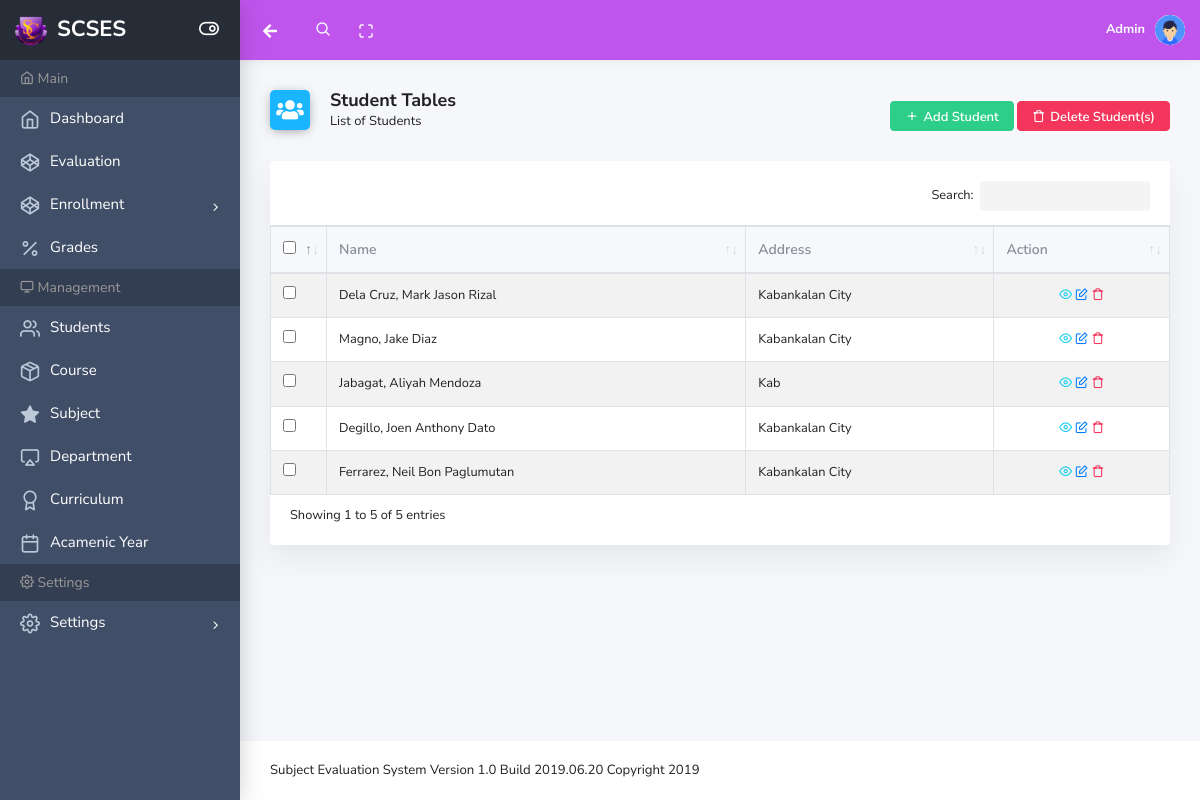
The app's page /app/students.php (signed in) with its own data.
### tables this page shows
CREATE TABLE `users` (
  `user_id` int(11) NOT NULL,
  `user_name` varchar(100) NOT NULL,
  `user_password` varchar(100) NOT NULL,
  `user_type` varchar(100) NOT NULL,
  `date_create` datetime NOT NULL DEFAULT current_timestamp()
);

CREATE TABLE `students` (
  `id` int(11) NOT NULL,
  `first_name` varchar(100) NOT NULL,
  `last_name` varchar(100) NOT NULL,
  `middle_name` varchar(100) NOT NULL,
  `address` text NOT NULL,
  `gender` varchar(20) NOT NULL,
  `dob` varchar(30) NOT NULL,
  `age` int(11) NOT NULL,
  `birth_place` varchar(100) NOT NULL,
  `religion` varchar(50) NOT NULL,
  `civil_status` varchar(50) NOT NULL,
  `nationality` varchar(50) NOT NULL,
  `mobile` varchar(20) NOT NULL,
  `email` varchar(100) NOT NULL,
  `course` int(11) NOT NULL,
  `year` varchar(30) NOT NULL,
  `date_create` datetime NOT NULL DEFAULT current_timestamp()
);

### config/connection.php (called while the page is built, shortened)
<?php
class Connection
{
	private $host="localhost";
	private $user="root";
	private $db="subject_evaluation";
	private $pass="";
	public function __construct(){
	 	$this->conn = new PDO("mysql:host=".$this->host.";dbname=".$this->db,$this->user,$this->pass);
	}
}
?>

### Model/User.php (called while the page is built, shortened)
<?php
require_once '../config/connection.php';
class User extends Connection{
	public function __construct(connection $conn) {
        $this->conn = $conn->conn;
    }
	public function get_user($id){
		$sql = "SELECT * FROM `users` WHERE `user_id` = :id";
		$q = $this->conn->prepare($sql);
		$q->bindParam(':id', $id);
		$q->execute();
		$user = $q->fetch(PDO::FETCH_ASSOC);
		return $user;
	}
}

### Library/Student.php (called while the page is built, shortened)
<?php
require_once '../config/connection.php';
require_once '../Model/Student.php';
$db = new Connection;
$students = new Students($db);
$student_list = $students->list_students();

### Model/Student.php (called while the page is built, shortened)
<?php
require_once '../config/connection.php';
class Students extends Connection{
	public function list_students(){
		$stmt = $this->conn->prepare("SELECT s.*, c.`course_title` FROM `students` as s LEFT JOIN course as c ON s.`course` = c.id");
		$stmt->execute();
		return $stmt;
	}
}

### app/students.php (the view, shortened to what this page needs)
<?php require_once 'layout/main.php'; require_once '../Library/Student.php'; ?>
    <body>
        <div class="wrapper">
           <?php require_once 'layout/header.php'; ?>
            <div class="page-wrap">
                <?php require_once 'layout/sidebar.php'; ?>
                <div class="main-content">
                    <div class="container-fluid">
                        <div class="page-header">
                            <div class="row align-items-end">
                                <div class="col-lg-8">
                                    <div class="page-header-title">
                                        <i class="fa fa-users bg-blue"></i>
                                        <div class="d-inline">
                                            <h5>Student Tables</h5>
                                            <span>List of Students</span>
                                        </div>
                                    </div>
                                </div>
                                <div class="col-lg-4">
                                    <nav class="breadcrumb-container" aria-label="breadcrumb">
                                        <a href="student_add.php" class="btn btn-success"><i class="ik ik-plus"></i>Add Student</a>
                                        <button id="delete" type="button" class="btn btn-danger"><i class="ik ik-trash"></i>Delete Student(s)</button>
                                    </nav>
                                </div>
                            </div>
                        </div>
                        <div class="card">
                            <div class="card-body">
                               <div class="dt-responsive">
                                <form method="post" action="test" id="target">
                                    <table id="scr-vtr-dynamic"
                                                   class="table table-striped table-bordered">
                                        <thead>
                                            <tr>
                                                <th class="nosort" width="10">
                                                        <input type="checkbox" id="selectall" name="check[]">
                                                </th>
                                                <th>Name</th>
                                                <th>Address</th>
                                                <th>Action</th>
                                            </tr>
                                        </thead>
                                        <tbody>
                                            <?php
                                                foreach ($student_list as $student) {
                                            ?>
                                                <tr>
                                                    <td>
                                                            <input type="checkbox" class="select_all_child" id="" name="check[]" value="<?php echo $student['id']; ?>">
                                                    </td>
                                                    <td><?php echo $student['last_name'].', '.$student['first_name'].' '.$student['middle_name']; ?></td>
                                                    <td><?php echo $student['address']; ?></td>
                                                    <td class="text-center">
                                                        <a href="#" data-toggle="modal" data-target="#student_info" data-index="<?php echo $student['id']; ?>"  class="text-info student_info"><i class="ik ik-eye"></i></a>
                                                        <a href="student_edit.php?id=<?php echo $student['id'] ?>" class="text-primary"><i class="ik ik-edit"></i></a>
                                                        <a href="student_delete.php?id=<?php echo $student['id'] ?>" class="text-danger"><i class="ik ik-trash"></i></a>
                                                    </td>
                                                </tr>
                                            <?php
                                                }
                                            ?>
                                        </tbody>
                                    </table>
                                    </form>
                                </div>
                            </div>
                        </div>
                    </div>
                </div>
                <?php require_once 'layout/footer.php'; ?>
            </div>
        </div>
    </body>
</html>

### app/layout/main.php (shortened to what this page needs)
<?php
require_once '../config/connection.php';
require_once '../Model/User.php';
$session = new app_session;
$db = new Connection;
$user = new User($db);
if ($session->session_check() == false) {
    header('location: login.php');
}else{
    $user_info = $user->get_user($_SESSION['user_id']);
}
?>
<!doctype html>
<html lang="en">
    <head>
        <link rel="stylesheet" href="../plugins/bootstrap/dist/css/bootstrap.min.css">
        <link rel="stylesheet" href="../plugins/icon-kit/dist/css/iconkit.min.css">
        <link rel="stylesheet" href="../plugins/datatables.net-bs4/css/dataTables.bootstrap4.min.css">
        <link rel="stylesheet" href="../plugins/jvectormap/jquery-jvectormap.css">
        <link rel="stylesheet" href="../plugins/tempusdominus-bootstrap-4/build/css/tempusdominus-bootstrap-4.min.css">
        <link rel="stylesheet" href="../plugins/weather-icons/css/weather-icons.min.css">
        <link rel="stylesheet" href="../plugins/perfect-scrollbar/css/perfect-scrollbar.css">
        <link rel="stylesheet" href="../plugins/owl.carousel/dist/assets/owl.carousel.min.css">
        <link rel="stylesheet" href="../plugins/owl.carousel/dist/assets/owl.theme.default.min.css">
        <link rel="stylesheet" href="../dist/css/theme.min.css">
        <link rel="stylesheet" href="../plugins/jquery-toast-plugin/dist/jquery.toast.min.css">
        <link rel="stylesheet" href="../plugins/fontawesome-free/css/all.min.css">
    </head>

### app/layout/header.php (shortened to what this page needs)
<header class="header-top no-print" header-theme="purple">
               <div class="container-fluid">
                   <div class="d-flex justify-content-between">
                       <div class="top-menu d-flex align-items-center">
                           <button type="button" onclick="history.back();" class="nav-link"><i class="fa fa-arrow-left"></i></button>
                           <div class="header-search">
                               <div class="input-group">
                                   <input type="text" class="form-control">
                                   <span class="input-group-addon search-btn"><i class="ik ik-search"></i></span>
                               </div>
                           </div>
                           <button type="button" id="navbar-fullscreen" class="nav-link"><i class="ik ik-maximize"></i></button>
                       </div>
                       <div class="top-menu d-flex align-items-center">
                           &nbsp<b class="text-light"> <?php echo ucfirst($user_info['user_name']); ?></b>
                           <div class="dropdown">
                               <a class="dropdown-toggle" href="#" id="userDropdown" role="button" data-toggle="dropdown" aria-haspopup="true" aria-expanded="false"><img class="avatar" src="../img/user.jpg" alt=""></a>
                           </div>
                       </div>
                   </div>
               </div>
           </header>

### app/layout/sidebar.php (shortened to what this page needs)
<?php $url = 'http://' . $_SERVER['SERVER_NAME'] . $_SERVER['REQUEST_URI']; ?>
<div class="app-sidebar colored no-print">
    <div class="sidebar-header">
        <a class="header-brand" href="index.php">
            <div class="logo-img">
                <img src="../src/32x32.png" class="header-brand-img" alt="SCSES">
             </div>
            <span class="text">&nbspSCSES</span>
        </a>
        <button type="button" class="nav-toggle"><i data-toggle="expanded" class="ik ik-toggle-right toggle-icon"></i></button>
    </div>
    <div class="sidebar-content">
        <div class="nav-container">
            <nav id="main-menu-navigation" class="navigation-main">
                <div class="nav-lavel"><i class="ik ik-home"></i> Main</div>
                <div class="nav-item">
                    <a href="index.php"><i class="ik ik-home"></i><span>Dashboard</span></a>
                </div>
                <div class="nav-item">
                    <a href="evaluation.php"><i class="ik ik-codepen"></i><span>Evaluation</span></a>
                </div>
                <?php
                    if (strpos($url,'enroll') !== false) {
                        echo '<div class="nav-item has-sub open">
                    <a href="#"><i class="ik ik-codepen"></i><span>Enrollment</span></a>
                    <div class="submenu-content">
                        <a href="enrollment.php" class="menu-item">Enrollment Dashboard</a>
                        <a href="enroll_student.php" class="menu-item">Enroll New Student</a>
                        <a href="enroll_old_student.php" class="menu-item">Enroll Old Student</a>
                    </div>
                </div>';
                    } else {
                        echo '<div class="nav-item has-sub">
                    <a href="#"><i class="ik ik-codepen"></i><span>Enrollment</span></a>
                    <div class="submenu-content">
                        <a href="enrollment.php" class="menu-item">Enrollment Dashboard</a>
                        <a href="enroll_student.php" class="menu-item">Enroll New Student</a>
                        <a href="enroll_old_student.php" class="menu-item">Enroll Old Student</a>
                    </div>
                </div>';
                    }
                ?>
                <div class="nav-item">
                    <a href="grades.php"><i class="ik ik-percent"></i><span>Grades</span></a>
                </div>
                <div class="nav-lavel"><i class="ik ik-monitor"></i> Management</div>
                <div class="nav-item">
                    <a href="students.php"><i class="ik ik-users"></i><span>Students</span></a>
                </div>
                <div class="nav-item">
                    <a href="courses.php"><i class="ik ik-package"></i><span>Course</span></a>
                </div>
                <div class="nav-item">
                    <a href="subjects.php"><i class="ik ik-star-on"></i><span>Subject</span></a>
                </div>
                <div class="nav-item">
                    <a href="departments.php"><i class="ik ik-airplay"></i><span>Department</span></a>
                </div>
                <div class="nav-item">
                    <a href="curriculum.php"><i class="ik ik-award"></i><span>Curriculum</span></a>
                </div>
                <div class="nav-item">
                    <a href="academicyear.php"><i class="ik ik-calendar"></i><span>Acamenic Year</span></a>
                </div>
                <div class="nav-lavel"><i class="ik ik-settings"></i> Settings</div>
                <div class="nav-item has-sub">
                    <a href="#"><i class="ik ik-settings"></i><span>Settings</span></a>
                </div>
            </nav>
        </div>
    </div>
</div>

### app/layout/footer.php
<footer class="footer">
                <div class="w-100 clearfix">
                    <span class="float-none  mt-1 mt-sm-0 text-center">Subject Evaluation System Version 1.0 Build 2019.06.20 Copyright 2019
                    </span>
                </div>
            </footer>

### app/layout/main.php (style rules this page uses)
.sidebar-content { background-color: #272d36; }
.wrapper .page-wrap .app-sidebar .sidebar-content .nav-container .navigation-main .nav-item a { padding: 10px 5px; }
.wrapper .page-wrap .app-sidebar .sidebar-content .nav-container .navigation-main .nav-item a span { font-size: 15px; }

### records on screen
users: user_name "Admin"
students: last_name "Dela Cruz", first_name "Mark Jason", middle_name "Rizal", address "Kabankalan City"
students: last_name "Magno", first_name "Jake", middle_name "Diaz", address "Kabankalan City"
students: last_name "Jabagat", first_name "Aliyah", middle_name "Mendoza", address "Kab"
students: last_name "Degillo", first_name "Joen Anthony", middle_name "Dato", address "Kabankalan City"
students: last_name "Ferrarez", first_name "Neil Bon", middle_name "Paglumutan", address "Kabankalan City"
